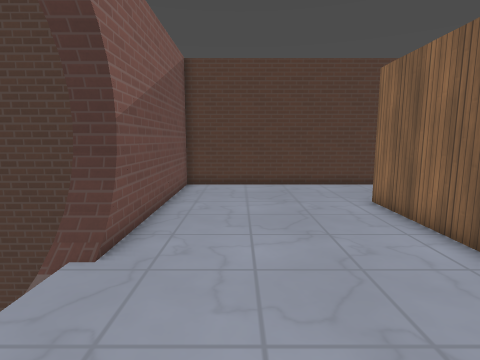
View 1 (above)

19 first-person views from a walk through a 3-D level made in the Godot game engine. The camera is 1.5 m above the floor, tilts 8° down and sees 80° across. The floor is counted in squares, 0.63 m on a side. Each view is taken from the middle of a square. On the plan, view 1 faces up. The plan holds only what a view shows up to about 18 squares ahead; the rest is blank. The place goes on beyond the plan. Surface patterns are stand-ins for the level's own textures.

View 2
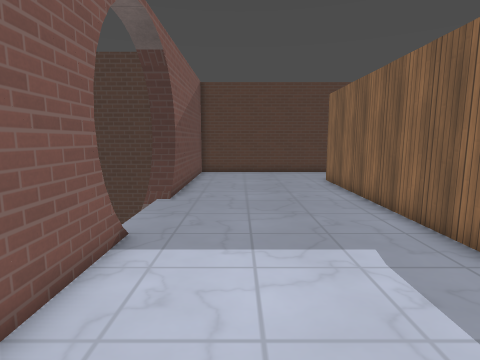

View 3
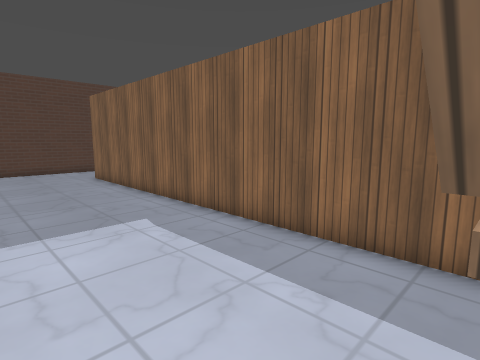

View 4
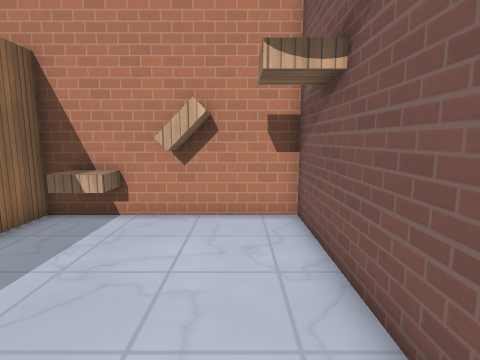

View 5
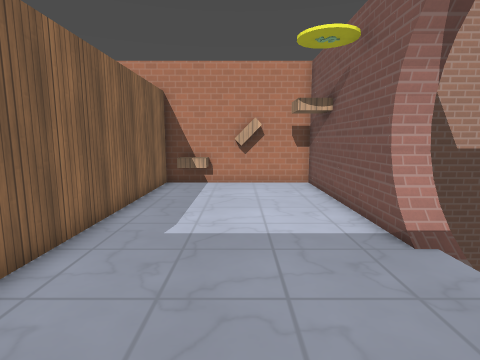

View 6
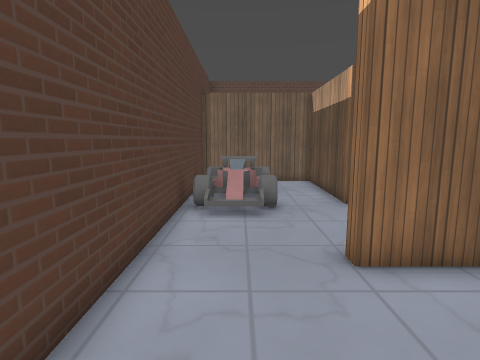

View 7
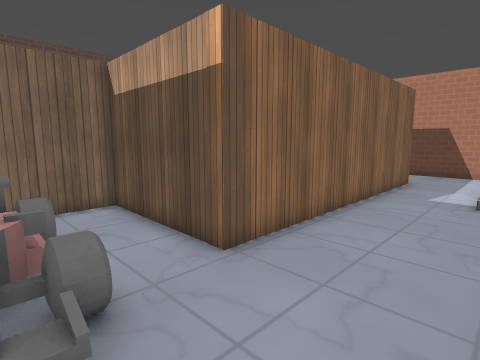

View 8
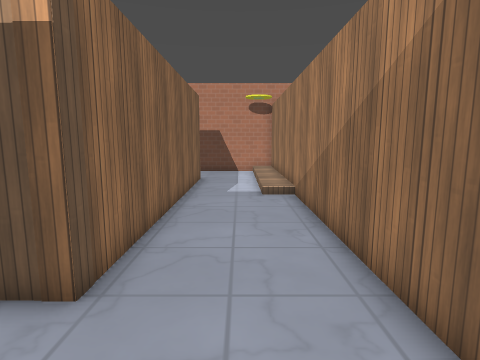

View 9
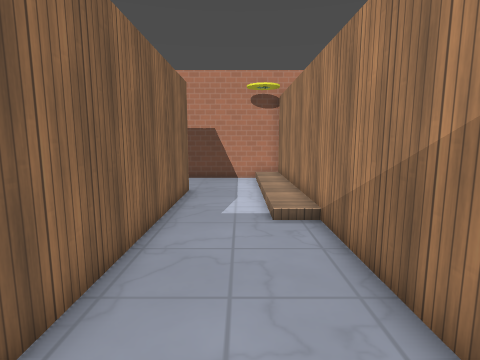

View 10
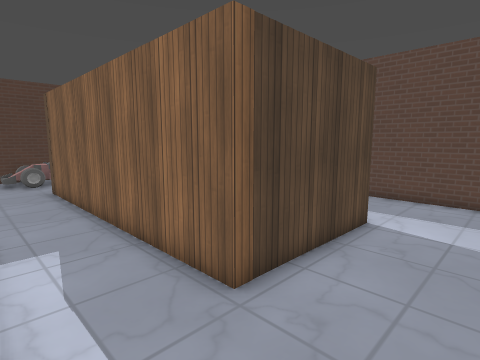

View 11
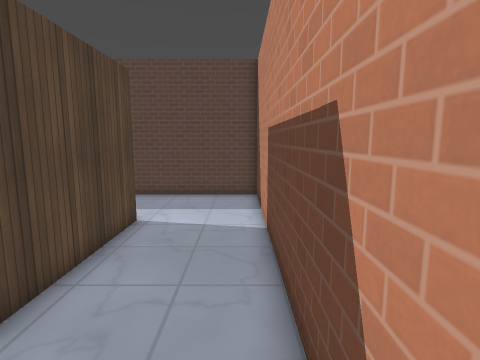

View 12
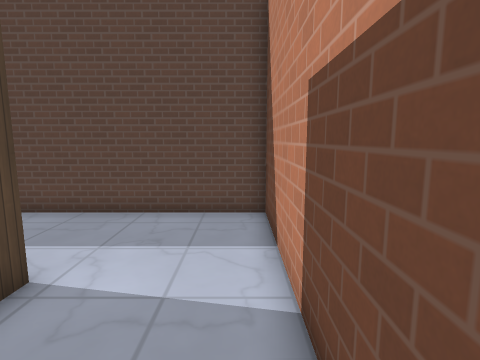

View 13
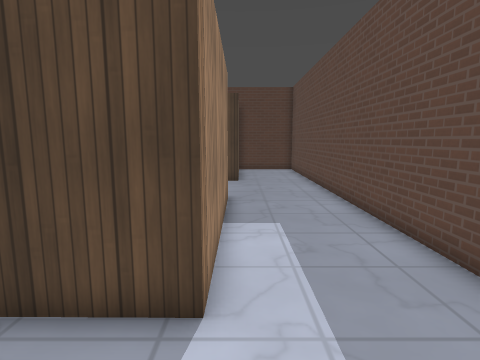

View 14
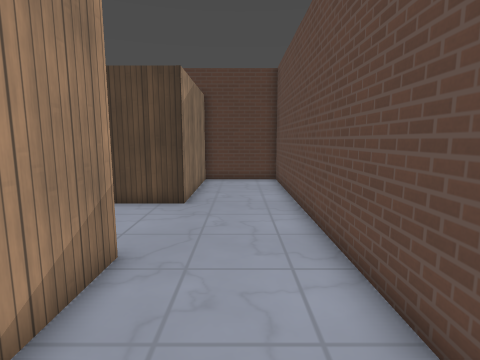

View 15
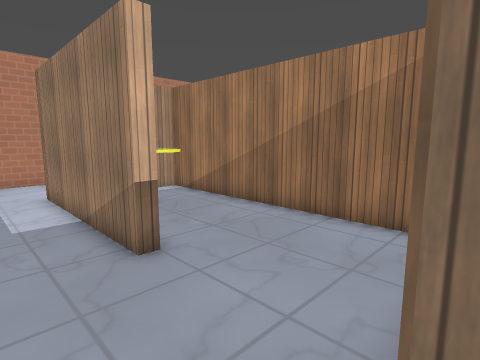

View 16
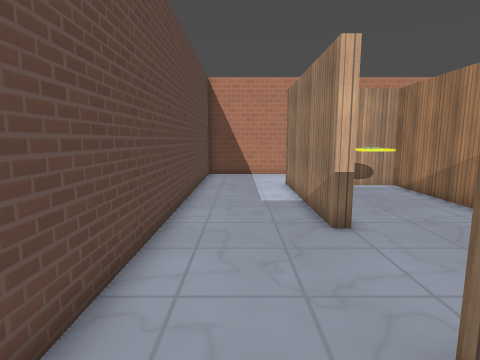

View 17
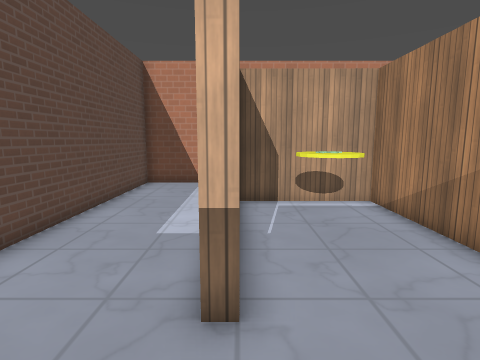

View 18
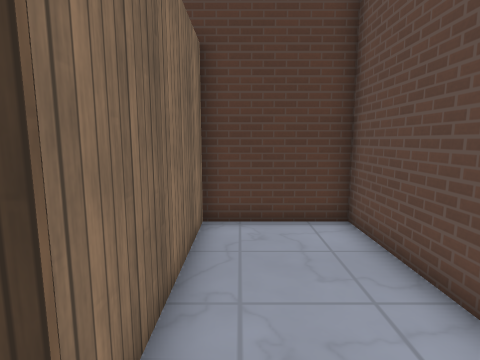

View 19
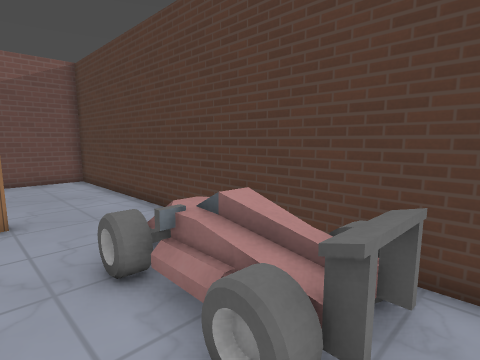

### Floor plan
Key: @ floor where view 1 was taken; # wall or solid block; . main floor; : floor 0.75 m higher than the main floor; / step, stairs or slope; = window, fence, low wall or low ledge; ^ raised ledge; v drop or lower ground; C car.
Columns run from 6 left of view 1 to 21 right of it. Each row starts with its distance up from view 1.
 15    #########################
 14    #.........../CC/ C. #...#
 13    #...........//:  C  #...#
 12    #.........../CC//C  #...#
 11    #.......##......... #...#
 10    #.......##......... #...#
  9  ###.......##...########...#
  8 vv##.......##...##.... #...#
  7   ##.......##...##.........#
  6   ==.......##...##.........#
  5   v........##...##.........#
  4    ........##...##.........#
  3    ........##...##....##...#
  2    ........##...##....##...#
  1   v........##...##....##...#
  0   ##..@....##/..##....##...#
 -1    #.......##/..##....##...#
 -2 ####.......##/..##....##...#
 -3    #.......##/..##....##...#
 -4    #.......##/..########...#
 -5    #.......##/.............#
 -6    #.......##/.............#
 -7    #.......##/.............#
 -8    #..##.^^##/.............#
 -9    #########################

Positions as (right, up) in squares from view 1, and headings:
1: (0, 0), facing up
2: (0, -6), facing up
3: (-1, -8), facing up-right
4: (-1, 0), facing down
5: (1, 7), facing down
6: (0, 13), facing right
7: (6, 13), facing down-right
8: (8, 13), facing down
9: (8, 9), facing down
10: (7, -8), facing up-right
11: (7, -8), facing right
12: (12, -8), facing right
13: (17, -8), facing up
14: (19, -2), facing up
15: (19, 9), facing down-left
16: (19, 11), facing down
17: (16, 7), facing down
18: (18, 7), facing up
19: (15, 10), facing up-left
